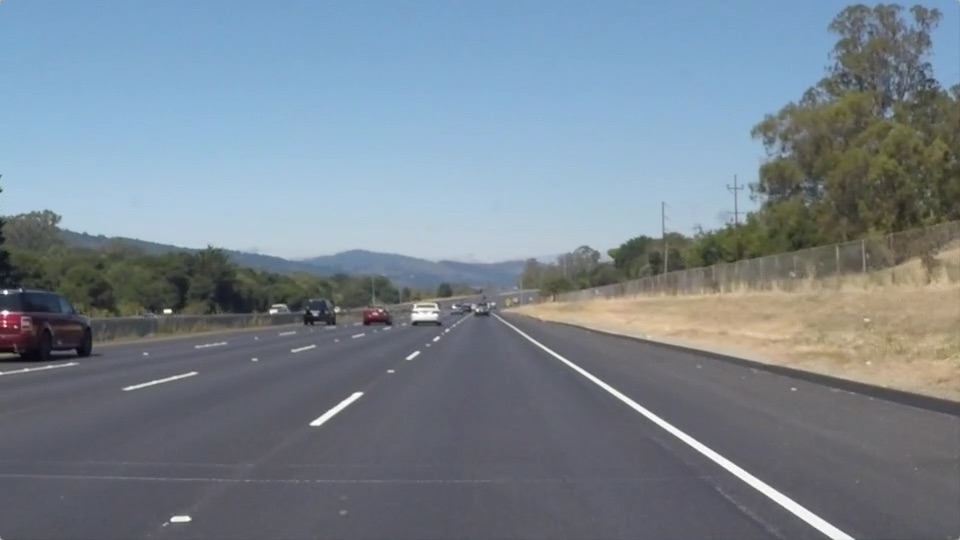
#> input picture test-images/solidWhiteRight.jpg, 960 x 540 px
$ jupyter execute --allow-errors P1.ipynb   (shell and % lines are left out)
#> lines starting #> are read from the running program, lines starting #| are printed output that depends on the picture; after the words box and inside, x2 and y2 are one past the last pixel; in counts of white or black regions, pixels touching at a corner belong together
# Self-Driving Car Engineer Nanodegree

## Project: **Finding Lane Lines on the Road**
***
In this project, you will use the tools you learned about in the lesson to identify lane lines on the road.  You can develop your pipeline on a series of individual images, and later apply the result to a video stream (really just a series of images). Check out the video clip "raw-lines-example.mp4" (also contained in this repository) to see what the output should look like after using the helper functions below.

Once you have a result that looks roughly like "raw-lines-example.mp4", you'll need to get creative and try to average and/or extrapolate the line segments you've detected to map out the full extent of the lane lines.  You can see an example of the result you're going for in the video "P1_example.mp4".  Ultimately, you would like to draw just one line for the left side of the lane, and one for the right.

In addition to implementing code, there is a brief writeup to complete. The writeup should be completed in a separate file, which can be either a markdown file or a pdf document. There is a [write up template](https://github.com/udacity/CarND-LaneLines-P1/blob/master/writeup_template.md) that can be used to guide the writing process. Completing both the code in the Ipython notebook and the writeup template will cover all of the [rubric points](https://review.udacity.com/#!/rubrics/322/view) for this project.

---
Let's have a look at our first image called 'test_images/solidWhiteRight.jpg'.  Run the 2 cells below (hit Shift-Enter or the "play" button above) to display the image.

**Note: If, at any point, you encounter frozen display windows or other confounding issues, you can always start again with a clean slate by going to the "Kernel" menu above and selecting "Restart & Clear Output".**

---

**The tools you have are color selection, region of interest selection, grayscaling, Gaussian smoothing, Canny Edge Detection and Hough Tranform line detection.  You  are also free to explore and try other techniques that were not presented in the lesson.  Your goal is piece together a pipeline to detect the line segments in the image, then average/extrapolate them and draw them onto the image for display (as below).  Once you have a working pipeline, try it out on the video stream below.**

---

<figure>

 <figcaption>
 <p></p>
 <p style="text-align: center;"> Your output should look something like this (above) after detecting line segments using the helper functions below </p>
 </figcaption>
</figure>
 <p></p>
<figure>

 <figcaption>
 <p></p>
 <p style="text-align: center;"> Your goal is to connect/average/extrapolate line segments to get output like this</p>
 </figcaption>
</figure>

**Run the cell below to import some packages.  If you get an `import error` for a package you've already installed, try changing your kernel (select the Kernel menu above --> Change Kernel).  Still have problems?  Try relaunching Jupyter Notebook from the terminal prompt.  Also, consult the forums for more troubleshooting tips.**

## Import Packages

[cell 1]
#importing some useful packages
import matplotlib.pyplot as plt
import matplotlib.image as mpimg
import numpy as np
import cv2

[cell 2]
#reading in an image
image = mpimg.imread('test-images/solidWhiteRight.jpg')
#> image is the input picture: shape (540, 960, 3); mean R, G, B 120.3, 132.6, 143.7
#printing out some stats and plotting
print('This image is:', type(image), 'with dimensions:', image.shape)
#| This image is: <class 'numpy.ndarray'> with dimensions: (540, 960, 3)
plt.imshow(image)  # if you wanted to show a single color channel image called 'gray', for example, call as plt.imshow(gray, cmap='gray')

## Test Images

Build your pipeline to work on the images in the directory "test_images"
**You should make sure your pipeline works well on these images before you try the videos.**

[cell 3]
# Do relevant imports
import matplotlib.pyplot as plt
import matplotlib.image as mpimg
import numpy as np
import cv2
import os


def grayscale(img):
    """Applies the Grayscale transform
    This will return an image with only one color channel
    but NOTE: to see the returned image as grayscale
    (assuming your grayscaled image is called 'gray')
    you should call plt.imshow(gray, cmap='gray')"""
    return cv2.cvtColor(img, cv2.COLOR_RGB2GRAY)


def canny(img, low_threshold, high_threshold):
    """Applies the Canny transform"""
    return cv2.Canny(img, low_threshold, high_threshold)


def gaussian_blur(img, kernel_size):
    """Applies a Gaussian Noise kernel"""
    return cv2.GaussianBlur(img, (kernel_size, kernel_size), 0)


def region_of_interest(img, vertices):
    """
    Applies an image mask.

    Only keeps the region of the image defined by the polygon
    formed from `vertices`. The rest of the image is set to black.
    """
    # defining a blank mask to start with
    mask = np.zeros_like(img)

    # defining a 3 channel or 1 channel color to fill the mask with depending on the input image
    if len(img.shape) > 2:
        channel_count = img.shape[2]  # i.e. 3 or 4 depending on your image
        ignore_mask_color = (255,) * channel_count
    else:
        ignore_mask_color = 255

    # filling pixels inside the polygon defined by "vertices" with the fill color
    cv2.fillPoly(mask, vertices, ignore_mask_color)

    # returning the image only where mask pixels are nonzero
    masked_image = cv2.bitwise_and(img, mask)
    return masked_image


def draw_lines(img, lines, color=[255, 0, 0], thickness=12):
    """
    The following routine has been modified to average out the draw lines function

    First the slope of each and every line from the frame is computed.
    The slope is separated into the left half and the right half of the image/video
    The bias, which is a constant, is computed as an average of all the parallel lines in one half of the image
    The x co-ordinates of the far min of the line and the far maximum of the line is calculated for each half odf the image
    A line is drawn from the far x,y to the far right x,y co ordinate
    """

    # define arrays to store slope values
    slope_left = []
    slope_right = []

    # define arrays to store bias of the line
    c_left = []
    c_right = []

    # Iterate through all the lines found in the Hough transform
    for line in lines:
        for x1, y1, x2, y2 in line:

            # calculate slope
            m = (y2-y1)/(x2-x1)

            # determine if the slope is in the left half, the range is to ensure we dont include vertical or horizontal lines
            if -1 < m < -0.3:

                # store the value of the slope, to calculate the bias and co-ordinates
                slope_left.append(m)

                # calculate bias
                c_left.append(y1 - m * x1)

            # determine if the slope is in the right half
            elif 1 > m > 0.3:
                slope_right.append(m)
                c_right.append(y1 - m * x1)

    # define the region of interest
    # these co ordinates form a trapezium on the image
    # adapt the vertices such that the shape of the image is considered (980 X 540) vs (1280 X 780)

    left_bottom = (100, np.shape(img)[0] - 50)
    right_bottom = (np.shape(img)[1] - 100, np.shape(img)[0] - 50)
    left_top = (int(np.shape(img)[1]/2) - 50, int(np.shape(img)[0]/2) + 75)
    right_top = (int(np.shape(img)[1]/2) + 50, int(np.shape(img)[0]/2) + 75)

    # ensure the arrays are not empty
    if len(c_left) > 0 and len(slope_left) > 0:

        # find the min x co ordinate given the bottom left vertex and using  y = mx + c
        # x_min is the bottom left extreme of the lane
        x_min = (left_bottom[1] - np.nanmean(c_left))/np.nanmean(slope_left)

        # x_left is the x co ordinate of top left extreme of the region of interest
        x_left = (left_top[1] - np.nanmean(c_left))/np.nanmean(slope_left)

        # draw a line from the top left lane co ordinates to the bottom left lane co ordinates on the left side of the image
        cv2.line(img, (int(x_left), left_top[1]), (int(x_min), left_bottom[1]), color, thickness)

    if len(c_right) > 0 and len(slope_right) > 0:

        # find the min x co ordinate given the bottom left vertex and using  y = mx + c
        # x_min is the bottom left extreme of the lane
        x_max = (right_bottom[1] - np.nanmean(c_right))/np.nanmean(slope_right)

        # x_left is the x co ordinate of top left extreme of the region of interest
        x_right = (right_top[1] - np.nanmean(c_right))/np.nanmean(slope_right)

        # draw a line from the top left lane co ordinates to the bottom left lane co ordinates on the left side of the image
        cv2.line(img, (int(x_right), right_top[1]), (int(x_max), right_bottom[1]), color, thickness)

def hough_lines(img, rho, theta, threshold, min_line_len, max_line_gap):
    """
    `img` should be the output of a Canny transform.

    Returns an image with hough lines drawn.
    """
    lines = cv2.HoughLinesP(img, rho, theta, threshold, np.array([]), minLineLength=min_line_len,
                            maxLineGap=max_line_gap)
    line_img = np.zeros((img.shape[0], img.shape[1], 3), dtype=np.uint8)
    draw_lines(line_img, lines)
    return line_img


def weighted_img(img, initial_img, α=0.8, β=1., λ=0.):
    """
    `img` is the output of the hough_lines(), An image with lines drawn on it.
    Should be a blank image (all black) with lines drawn on it.

    `initial_img` should be the image before any processing.

    The result image is computed as follows:

    initial_img * α + img * β + λ
    NOTE: initial_img and img must be the same shape!
    """
    return cv2.addWeighted(initial_img, α, img, β, λ)

# Load all test cases into a variable called Test_Cases
test_cases =  os.listdir("/home/prabhat/Downloads/pycharm-community-2017.3.1/bin/test-images/")

# Run the pipeline for each test case
for image in test_cases:
    test_image = mpimg.imread("/home/prabhat/Downloads/pycharm-community-2017.3.1/bin/test-images/"+image)
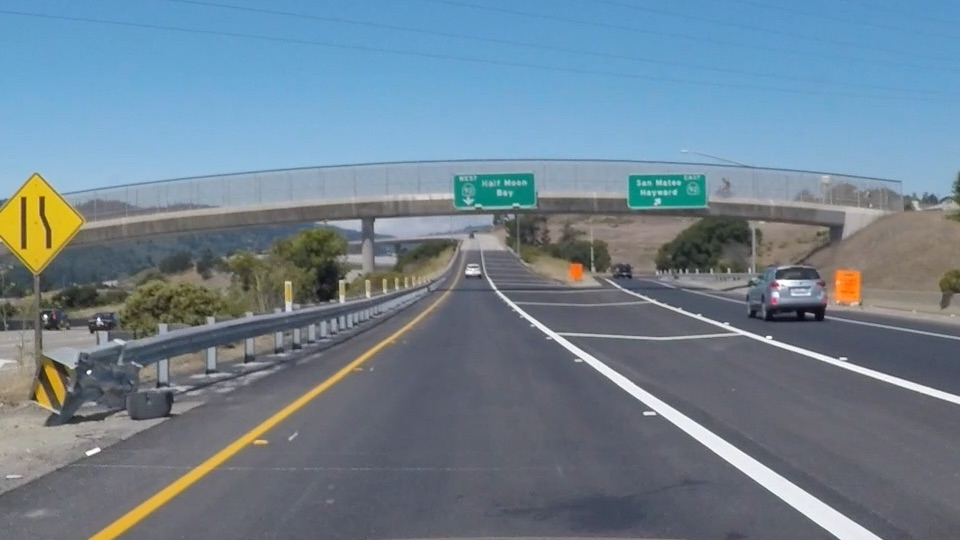
#> input picture test-images/exit-ramp.jpg, 960 x 540 px, found by its file name
#> test_image is the input picture: shape (540, 960, 3); mean R, G, B 111.3, 130.2, 144.4


    # Read in the image
    image = test_image
    # Display the image
    #plt.subplot(121)
    #plt.imshow(image)
    #plt.show()
    # Create a copy
    img_copy = np.copy(image)

    # Convert to grayscale
    gray = grayscale(img_copy)
#> in grayscale, `return cv2.cvtColor(img, cv2.COLOR_RGB2GRAY)`:
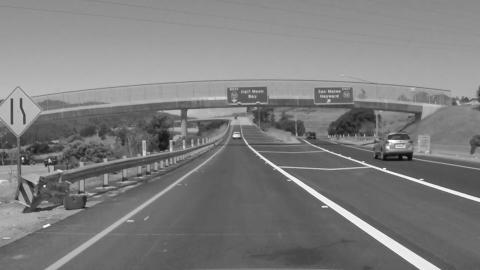
#> returned value: shape (540, 960) (shown at 1/2 size); min 7, max 255, mean 126.2
    #plt.subplot(332)
    #plt.imshow(gray)
    #plt.show()

    # Define a kernel size and apply Gaussian smoothing
    kernel_size = 3
    blur_gray = gaussian_blur(gray, kernel_size)
    #plt.subplot(333)
    #plt.imshow(blur_gray)
    #plt.show()

    # Define our parameters for Canny and apply
    low_threshold = 50
    high_threshold = 150
    masked_edges = canny(blur_gray, low_threshold, high_threshold)
#> in canny, `return cv2.Canny(img, low_threshold, high_threshold)`:
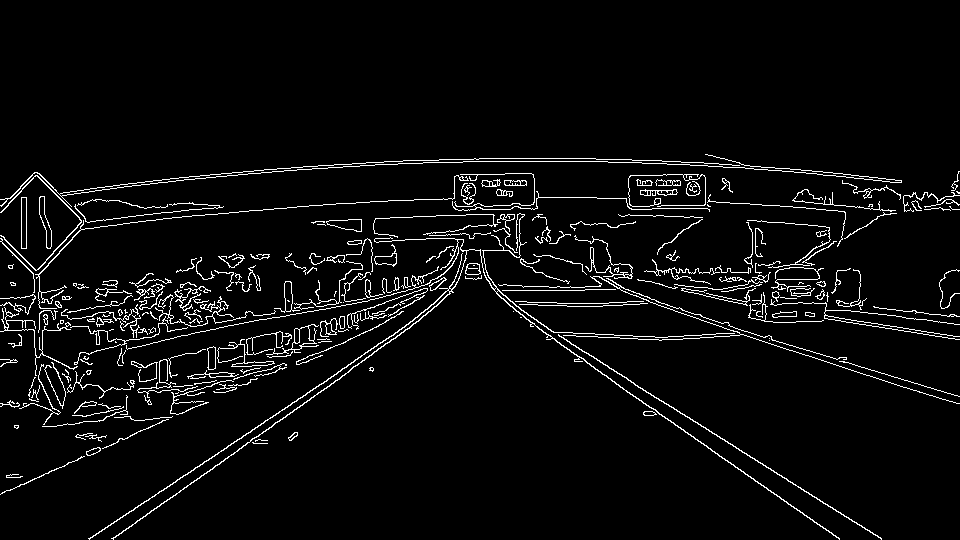
#> returned value: shape (540, 960); 4.4% white in thin lines or dots, all inside (x1, y1, x2, y2) = (0, 154, 960, 540)
    #plt.subplot(334)
    #plt.imshow(masked_edges)
    #plt.show()

    # Specify the region of interest

    left_bottom = (0, np.shape(image)[0])
    right_bottom = (np.shape(image)[1], np.shape(image)[0])
    left_top = (int(np.shape(image)[1]/2) - 50, int(np.shape(image)[0]/2) + 75)
    right_top = (int(np.shape(image)[1]/2) + 50, int(np.shape(image)[0]/2) + 75)

    points = np.array([left_bottom, right_bottom, right_top, left_top])

    clipped_image = region_of_interest(masked_edges, [points])
#> in region_of_interest, `cv2.fillPoly(mask, vertices, ignore_mask_color)`:
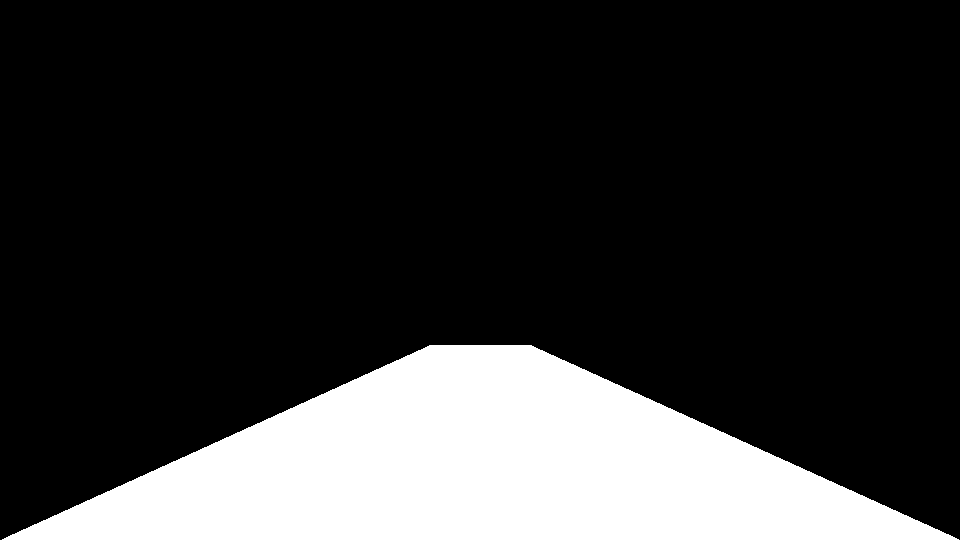
#> mask: shape (540, 960); 19.9% white; 1 white region, box (x1, y1, x2, y2) and area: (2, 345, 959, 540) 103389
#> in region_of_interest, `masked_image = cv2.bitwise_and(img, mask)`:
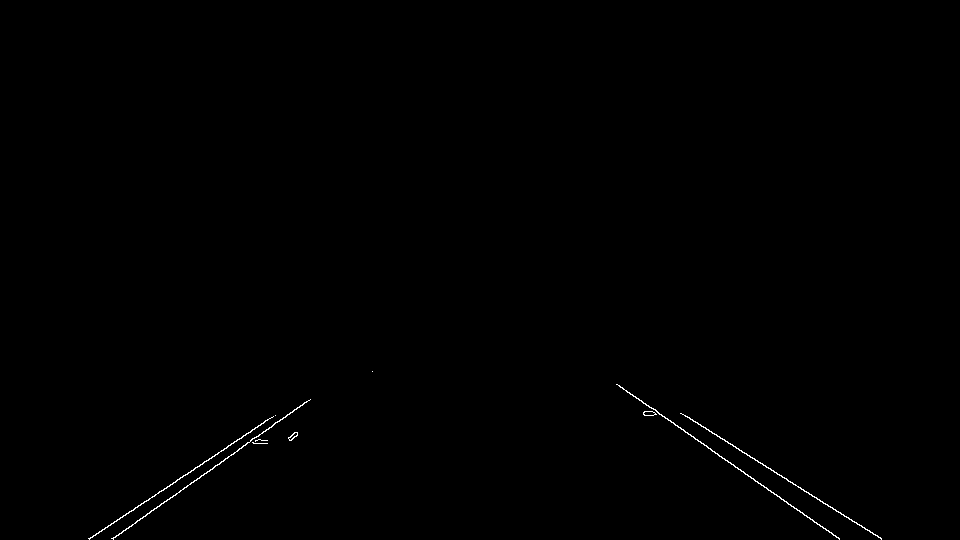
#> masked_image: shape (540, 960); 0.28% white in thin lines or dots, all inside (x1, y1, x2, y2) = (88, 371, 882, 540)
    # Display the image
    #plt.subplot(335)
    #plt.imshow(clipped_image)
    #plt.show()

    # Define the Hough transform parameters
    # Make a blank the same size as our image to draw on
    rho = 1
    theta = np.pi/180
    threshold = 20
    min_line_length = 5
    max_line_gap = 3

    # Run Hough on edge detected image
    lines = hough_lines(clipped_image, rho, theta, threshold, min_line_length, max_line_gap)
#> in hough_lines, `lines = cv2.HoughLinesP(img, rho, theta, threshold, np.array([]), minL..`: lines = [[617, 384, 839, 539], [733, 446, 881, 539], [89, 539, 271, 417], [681, 413, 880, 537], [112, 538, 249, 442], [180, 490, 310, 399], [89, 538, 204, 461], [187, 474, 193, 470], [199, 466, 275, 415]]
#> the loop in draw_lines, `for line in lines:` made 9 passes
#> after the loop in draw_lines, `for line in lines:`: c_left = [598.7, 616.5, 616, 597.6, 598.7, 599.5]; c_right = [-46.79, -14.6, -11.34]; slope_left = [-0.67, -0.701, -0.7, -0.67, -0.667, -0.671]; slope_right = [0.698, 0.628, 0.623]
#> in draw_lines, `x_min = (left_bottom[1] - np.nanmean(c_left))/np.nanmean(slope_left)`: x_min = 168.4
#> in draw_lines, `x_left = (left_top[1] - np.nanmean(c_left))/np.nanmean(slope_left)`: x_left = 381.8
#> in draw_lines, `x_max = (right_bottom[1] - np.nanmean(c_right))/np.nanmean(slope_right)`: x_max = 791.3
#> in draw_lines, `x_right = (right_top[1] - np.nanmean(c_right))/np.nanmean(slope_right)`: x_right = 568.2
#> in draw_lines, `cv2.line(img, (int(x_right), right_top[1]), (int(x_max), right_bottom[..`:
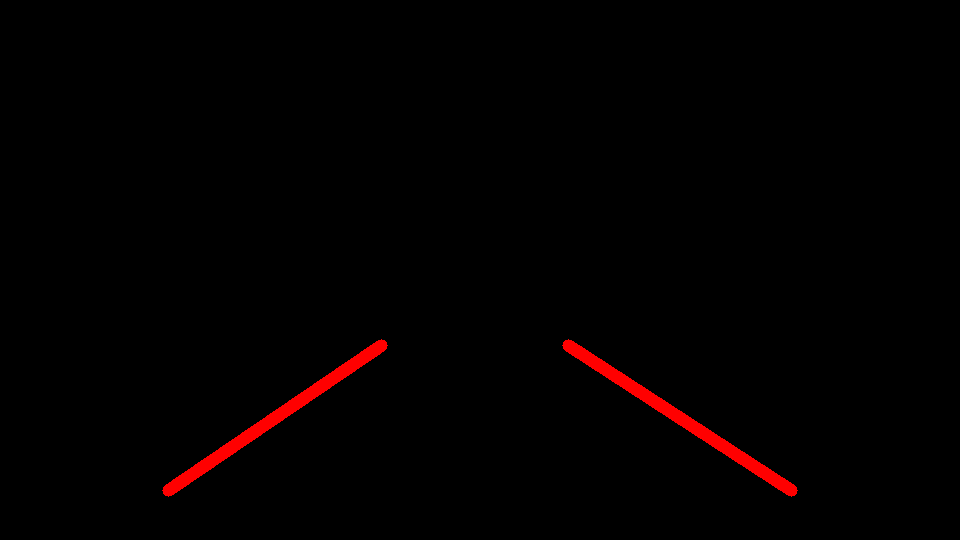
#> img: shape (540, 960, 3); mean of channels 0, 1, 2 3.4, 0, 0; drawn as R, G, B
    #plt.subplot(336)
    #plt.imshow(lines)
    #plt.show()

    # Draw the lines on the edge image
    combo = weighted_img(lines, img_copy, 0.7, 1, 0)
#> in weighted_img, `return cv2.addWeighted(initial_img, α, img, β, λ)`:
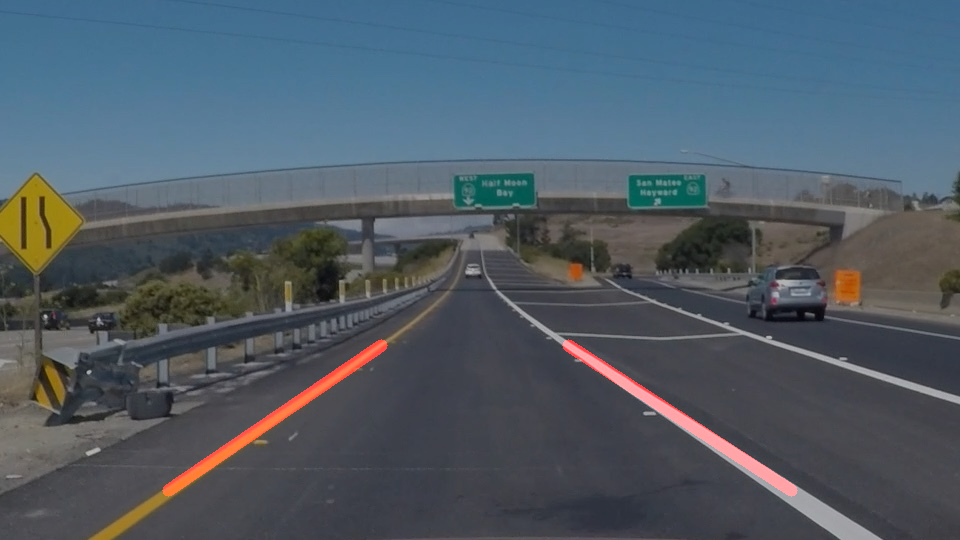
#> returned value: shape (540, 960, 3); mean of channels 0, 1, 2 79.5, 91.1, 101.1; drawn as R, G, B
    #plt.subplot(122)
    plt.imshow(combo)
    plt.show()
    plt.savefig("/home/prabhat/Downloads/pycharm-community-2017.3.1/bin/test_images_output/output")
